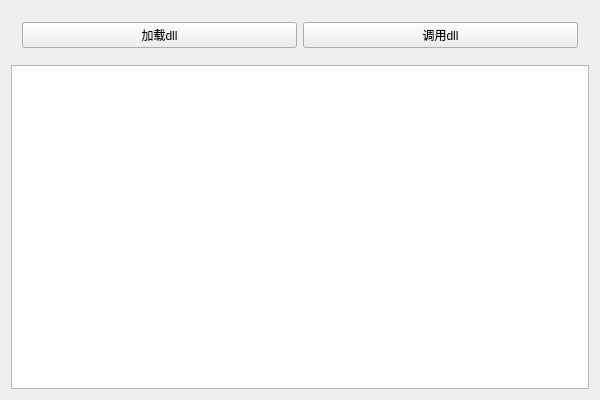
<?xml version="1.0" encoding="UTF-8"?>
<ui version="4.0">
 <class>MainWidgetClass</class>
 <widget class="QWidget" name="MainWidgetClass">
  <property name="geometry">
   <rect>
    <x>0</x>
    <y>0</y>
    <width>600</width>
    <height>400</height>
   </rect>
  </property>
  <property name="windowTitle">
   <string>MainWidget</string>
  </property>
  <layout class="QVBoxLayout" name="verticalLayout">
   <item>
    <widget class="QWidget" name="widget" native="true">
     <layout class="QHBoxLayout" name="horizontalLayout">
      <item>
       <widget class="QPushButton" name="loadDllButton">
        <property name="text">
         <string>加载dll</string>
        </property>
       </widget>
      </item>
      <item>
       <widget class="QPushButton" name="invokeDllButton">
        <property name="text">
         <string>调用dll</string>
        </property>
       </widget>
      </item>
     </layout>
    </widget>
   </item>
   <item>
    <widget class="QTextBrowser" name="textBrowser"/>
   </item>
  </layout>
 </widget>
 <layoutdefault spacing="6" margin="11"/>
 <resources>
  <include location="MainWidget.qrc"/>
 </resources>
 <connections>
  <connection>
   <sender>loadDllButton</sender>
   <signal>clicked()</signal>
   <receiver>MainWidgetClass</receiver>
   <slot>loadDllButtonClicked()</slot>
   <hints>
    <hint type="sourcelabel">
     <x>155</x>
     <y>35</y>
    </hint>
    <hint type="destinationlabel">
     <x>166</x>
     <y>-47</y>
    </hint>
   </hints>
  </connection>
  <connection>
   <sender>invokeDllButton</sender>
   <signal>clicked()</signal>
   <receiver>MainWidgetClass</receiver>
   <slot>invokeDllButtonClicked()</slot>
   <hints>
    <hint type="sourcelabel">
     <x>444</x>
     <y>26</y>
    </hint>
    <hint type="destinationlabel">
     <x>444</x>
     <y>-64</y>
    </hint>
   </hints>
  </connection>
 </connections>
 <slots>
  <slot>loadDllButtonClicked()</slot>
  <slot>invokeDllButtonClicked()</slot>
 </slots>
</ui>
